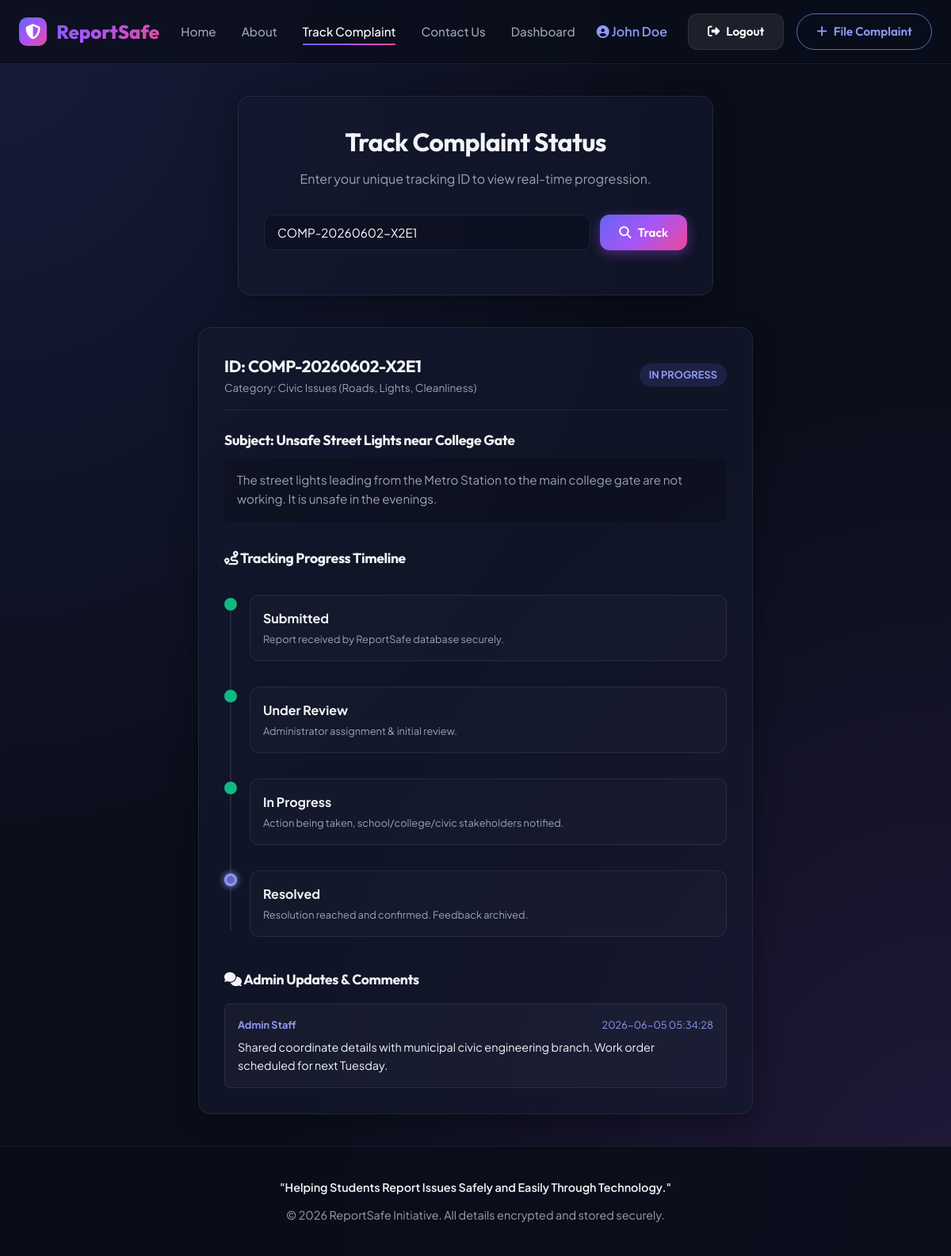
The page /track?complaint_id=COMP-20260602-X2E1 (signed in) on the database its author committed.
### tables this page shows
CREATE TABLE complaints (
        id TEXT PRIMARY KEY,
        user_id INTEGER,
        title TEXT NOT NULL,
        description TEXT NOT NULL,
        category TEXT NOT NULL,
        anonymous INTEGER DEFAULT 0,
        file_path TEXT,
        status TEXT NOT NULL DEFAULT 'Submitted',
        created_at TIMESTAMP DEFAULT CURRENT_TIMESTAMP,
        updated_at TIMESTAMP DEFAULT CURRENT_TIMESTAMP,
        FOREIGN KEY (user_id) REFERENCES users(id)
    );

CREATE TABLE comments (
        id INTEGER PRIMARY KEY AUTOINCREMENT,
        complaint_id TEXT NOT NULL,
        user_id INTEGER NOT NULL,
        comment_text TEXT NOT NULL,
        created_at TIMESTAMP DEFAULT CURRENT_TIMESTAMP,
        FOREIGN KEY (complaint_id) REFERENCES complaints(id),
        FOREIGN KEY (user_id) REFERENCES users(id)
    );

### app.py (the view)
@app.route('/track')
def track_view():
    complaint_id = request.args.get('complaint_id')
    complaint = None
    comments = []
    search_made = False
    if complaint_id:
        search_made = True
        complaint = db_manager.get_complaint_by_id(complaint_id)
        if complaint:
            comments = db_manager.get_comments_by_complaint(complaint_id)
    return render_template('track.html', complaint=complaint, comments=comments, complaint_id=complaint_id, search_made=search_made)

### database.py (called while the page is built, shortened)
def get_db_connection():
    if Config.DB_TYPE == 'sqlite':
        conn = sqlite3.connect(Config.SQLITE_DB_PATH)
        conn.row_factory = sqlite3.Row
        return conn

### db_manager.py (called while the page is built)
def is_firebase():
    return Config.DB_TYPE == 'firebase'

def get_complaint_by_id(complaint_id):
    if is_firebase():
        return firebase_db.get_complaint_by_id(complaint_id)
    else:
        conn = database.get_db_connection()
        cursor = conn.cursor()
        cursor.execute("SELECT * FROM complaints WHERE id = ?", (complaint_id,))
        complaint = cursor.fetchone()
        conn.close()
        if complaint:
            return dict(complaint)
        return None

def get_comments_by_complaint(complaint_id):
    if is_firebase():
        return firebase_db.get_comments_by_complaint(complaint_id)
    else:
        conn = database.get_db_connection()
        cursor = conn.cursor()
        cursor.execute("SELECT * FROM comments WHERE complaint_id = ? ORDER BY created_at DESC", (complaint_id,))
        comments = [dict(c) for c in cursor.fetchall()]
        conn.close()
        return comments

### templates/track.html (shortened to what this page needs)
{% extends 'base.html' %}
{% block content %}
<div class="card form-container" style="max-width: 600px;">
    <h1 class="form-title">Track Complaint Status</h1>
    <p class="form-subtitle">Enter your unique tracking ID to view real-time progression.</p>
    <form action="{{ url_for('track_view') }}" method="GET" style="display: flex; gap: 12px; margin-bottom: 24px;">
        <input class="form-control" type="text" name="complaint_id" value="{{ complaint_id or '' }}" required placeholder="COMP-YYYYMMDD-XXXX">
        <button type="submit" class="btn btn-primary" style="white-space: nowrap;">
            <i class="fas fa-magnifying-glass"></i> Track
        </button>
    </form>
</div>
{% if complaint %}
<div class="card track-card">
    <div style="display: flex; justify-content: space-between; align-items: center; border-bottom: 1px solid var(--bg-card-border); padding-bottom: 16px; margin-bottom: 24px;">
        <div>
            <h2 style="font-size: 1.3rem;">ID: {{ complaint.id }}</h2>
            <p style="font-size: 0.85rem; color: var(--text-muted);">Category: {{ complaint.category }}</p>
        </div>
        <span class="badge badge-{{ 'submitted' if complaint.status == 'Submitted' else 'review' if complaint.status == 'Under Review' else 'progress' if complaint.status == 'In Progress' else 'resolved' }}">
            {{ complaint.status }}
        </span>
    </div>
    <h3 style="font-size: 1.1rem; margin-bottom: 8px;">Subject: {{ complaint.title }}</h3>
    <p style="color: var(--text-muted); font-size: 0.95rem; margin-bottom: 32px; background: rgba(0,0,0,0.2); padding: 16px; border-radius: 8px;">
        {{ complaint.description }}
    </p>
    <h3 style="font-size: 1.1rem; margin-bottom: 20px;"><i class="fas fa-route"></i> Tracking Progress Timeline</h3>
    <div class="timeline">
        <div class="timeline-item completed">
            <div class="timeline-dot"></div>
            <div class="timeline-content">
                <div class="timeline-title">Submitted</div>
                <div class="timeline-date">Report received by ReportSafe database securely.</div>
            </div>
        </div>
        <div class="timeline-item {% if complaint.status in ['Under Review', 'In Progress', 'Resolved'] %}completed{% else %}active{% endif %}">
            <div class="timeline-dot"></div>
            <div class="timeline-content">
                <div class="timeline-title">Under Review</div>
                <div class="timeline-date">Administrator assignment & initial review.</div>
            </div>
        </div>
        <div class="timeline-item {% if complaint.status in ['In Progress', 'Resolved'] %}completed{% elif complaint.status == 'Under Review' %}active{% endif %}">
            <div class="timeline-dot"></div>
            <div class="timeline-content">
                <div class="timeline-title">In Progress</div>
                <div class="timeline-date">Action being taken, school/college/civic stakeholders notified.</div>
            </div>
        </div>
        <div class="timeline-item {% if complaint.status == 'Resolved' %}completed{% elif complaint.status == 'In Progress' %}active{% endif %}">
            <div class="timeline-dot"></div>
            <div class="timeline-content">
                <div class="timeline-title">Resolved</div>
                <div class="timeline-date">Resolution reached and confirmed. Feedback archived.</div>
            </div>
        </div>
    </div>
    {% if comments %}
    <h3 style="font-size: 1.1rem; margin-top: 40px; margin-bottom: 16px;"><i class="fas fa-comments"></i> Admin Updates & Comments</h3>
    <div style="display: flex; flex-direction: column; gap: 12px;">
        {% for comment in comments %}
        <div style="background: rgba(255,255,255,0.03); border: 1px solid var(--bg-card-border); padding: 16px; border-radius: 8px;">
            <div style="display: flex; justify-content: space-between; font-size: 0.8rem; color: var(--primary-light); margin-bottom: 6px;">
                <strong>Admin Staff</strong>
                <span>{{ comment.created_at }}</span>
            </div>
            <p style="font-size: 0.9rem;">{{ comment.comment_text }}</p>
        </div>
        {% endfor %}
    </div>
    {% endif %}
</div>
{% endif %}
{% endblock %}

### static/css/style.css (style rules this page uses)
:root { --font-heading: 'Outfit', sans-serif; --font-body: 'Plus Jakarta Sans', sans-serif; --primary: #5c6bc0; --primary-light: #8e99f3; --primary-dark: #26418f; --secondary: #9c27b0; --secondary-light: #d05ce3; --secondary-dark: #6a0080; --bg-main: #0a0e1a; --bg-card: rgba(20, 26, 46, 0.65); --bg-card-border: rgba(255, 255, 255, 0.08); --bg-input: rgba(13, 17, 33, 0.8); --text-main: #f3f4f6; --text-muted: #9ca3af; --text-dark: #1f2937; --white: #ffffff; --success: #10b981; --warning: #f59e0b; --danger: #ef4444; --info: #3b82f6; --accent-gradient: linear-gradient(135deg, #6366f1 0%, #a855f7 50%, #ec4899 100%); --card-shadow: 0 8px 32px 0 rgba(0, 0, 0, 0.37); --border-radius: 16px; --transition: all 0.3s cubic-bezier(0.4, 0, 0.2, 1); }
* { margin: 0; padding: 0; box-sizing: border-box; }
body { font-family: var(--font-body); background-color: var(--bg-main); background-image: radial-gradient(at 0% 0%, rgba(99, 102, 241, 0.15) 0px, transparent 50%), radial-gradient(at 100% 100%, rgba(168, 85, 247, 0.15) 0px, transparent 50%); background-attachment: fixed; color: var(--text-main); min-height: 100vh; display: flex; flex-direction: column; overflow-x: hidden; line-height: 1.6; }
h1, h2, h3, h4, h5, h6 { font-family: var(--font-heading); font-weight: 700; letter-spacing: -0.02em; }
.btn { display: inline-flex; align-items: center; justify-content: center; gap: 8px; padding: 10px 24px; border-radius: 12px; font-weight: 600; font-size: 0.95rem; cursor: pointer; transition: var(--transition); border: none; outline: none; font-family: var(--font-heading); }
.btn-primary { background: var(--accent-gradient); color: var(--white); box-shadow: 0 4px 15px rgba(168, 85, 247, 0.4); }
.card { background: var(--bg-card); border: 1px solid var(--bg-card-border); backdrop-filter: blur(12px); -webkit-backdrop-filter: blur(12px); border-radius: var(--border-radius); padding: 32px; box-shadow: var(--card-shadow); transition: var(--transition); }
.form-container { max-width: 550px; margin: 40px auto; }
.form-title { font-size: 2rem; margin-bottom: 8px; text-align: center; }
.form-subtitle { text-align: center; color: var(--text-muted); margin-bottom: 32px; }
.form-control { width: 100%; background: var(--bg-input); border: 1.5px solid var(--bg-card-border); padding: 12px 16px; color: var(--white); border-radius: 10px; font-family: var(--font-body); font-size: 0.95rem; transition: var(--transition); outline: none; }
.badge { display: inline-flex; align-items: center; padding: 4px 12px; border-radius: 50px; font-size: 0.8rem; font-weight: 700; text-transform: uppercase; }
.badge-progress { background: rgba(99, 102, 241, 0.15); color: var(--primary-light); }
.track-card { max-width: 700px; margin: 40px auto; }
.timeline { position: relative; padding-left: 32px; margin-top: 32px; }
.timeline::before { content: ''; position: absolute; left: 7px; top: 8px; bottom: 8px; width: 2px; background: var(--bg-card-border); }
.timeline-item { position: relative; padding-bottom: 32px; }
.timeline-item:last-child { padding-bottom: 0; }
.timeline-dot { position: absolute; left: -32px; top: 4px; width: 16px; height: 16px; border-radius: 50%; background: var(--bg-main); border: 3px solid var(--bg-card-border); transition: var(--transition); }
.timeline-item.active .timeline-dot { border-color: var(--primary-light); background: var(--primary); box-shadow: 0 0 8px var(--primary-light); }
.timeline-item.completed .timeline-dot { border-color: var(--success); background: var(--success); }
.timeline-content { background: rgba(255, 255, 255, 0.02); border: 1px solid var(--bg-card-border); padding: 16px; border-radius: 12px; }
.timeline-title { font-size: 1rem; font-weight: 700; margin-bottom: 4px; }
.timeline-date { font-size: 0.8rem; color: var(--text-muted); }

### rows shown on the page
complaints: id "COMP-20260602-X2E1", category "Civic Issues (Roads, Lights, Cleanliness)", status "IN PROGRESS", title "Unsafe Street Lights near College Gate", description "The street lights leading from the Metro Station to the main college gate are not working. It is unsafe in the evenings."
comments: created_at "2026-06-05 05:34:28", comment_text "Shared coordinate details with municipal civic engineering branch. Work order scheduled for next Tuesday."

### other values the page prints
{{ session.get('user_name') }} "John Doe"
